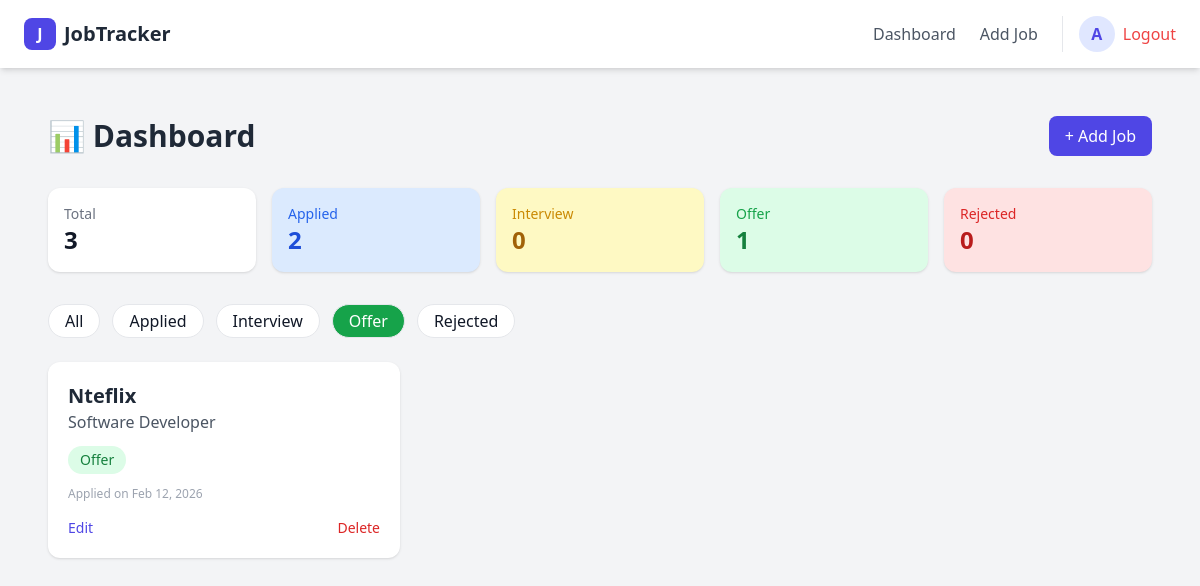
Page /?status=Offer (signed in) on the committed database.
### applications/models.py (models this page shows, shortened)
class JobApplication(models.Model):
    STATUS_CHOICES = [
        ('Applied', 'Applied'),
        ('Interview', 'Interview'),
        ('Offer', 'Offer'),
        ('Rejected', 'Rejected'),
    ]
    user = models.ForeignKey(User, on_delete=models.CASCADE)
    company = models.CharField(max_length=200)
    position = models.CharField(max_length=200)
    status = models.CharField(max_length=20, choices=STATUS_CHOICES, default='Applied')
    applied_date = models.DateTimeField(auto_now_add=True)

### applications/views.py (the view)
# urls.py: path('', views.dashboard, name='dashboard'),
@login_required(login_url='login')
def dashboard(request):
    jobs = JobApplication.objects.filter(user=request.user)
    status_filter = request.GET.get("status")
    if status_filter:
        jobs = jobs.filter(status=status_filter)
    total = JobApplication.objects.filter(user=request.user).count()
    applied = JobApplication.objects.filter(user=request.user, status="Applied").count()
    interview = JobApplication.objects.filter(user=request.user, status="Interview").count()
    offer = JobApplication.objects.filter(user=request.user, status="Offer").count()
    rejected = JobApplication.objects.filter(user=request.user, status="Rejected").count()
    context = {
        "jobs": jobs,
        "total": total,
        "applied": applied,
        "interview": interview,
        "offer": offer,
        "rejected": rejected,
        "current_status": status_filter
    }
    return render(request, "dashboard.html", context)

### applications/templates/dashboard.html
{% extends "base.html" %}
{% block content %}
<div class="min-h-screen bg-gray-100 p-6">
    <div class="flex justify-between items-center mb-8">
        <h1 class="text-3xl font-bold text-gray-800">
            📊 Dashboard
        </h1>
        <a href="{% url 'add_job' %}"
           class="bg-indigo-600 text-white px-4 py-2 rounded-lg hover:bg-indigo-700 transition">
           + Add Job
        </a>
    </div>
    <div class="grid grid-cols-1 md:grid-cols-5 gap-4 mb-8">
        <div class="bg-white p-4 rounded-xl shadow">
            <p class="text-gray-500 text-sm">Total</p>
            <h2 class="text-2xl font-bold">{{ total }}</h2>
        </div>
        <div class="bg-blue-100 p-4 rounded-xl shadow">
            <p class="text-blue-600 text-sm">Applied</p>
            <h2 class="text-2xl font-bold text-blue-700">{{ applied }}</h2>
        </div>
        <div class="bg-yellow-100 p-4 rounded-xl shadow">
            <p class="text-yellow-600 text-sm">Interview</p>
            <h2 class="text-2xl font-bold text-yellow-700">{{ interview }}</h2>
        </div>
        <div class="bg-green-100 p-4 rounded-xl shadow">
            <p class="text-green-600 text-sm">Offer</p>
            <h2 class="text-2xl font-bold text-green-700">{{ offer }}</h2>
        </div>
        <div class="bg-red-100 p-4 rounded-xl shadow">
            <p class="text-red-600 text-sm">Rejected</p>
            <h2 class="text-2xl font-bold text-red-700">{{ rejected }}</h2>
        </div>
    </div>
    <div class="flex flex-wrap gap-3 mb-6">
    <a href="{% url 'dashboard' %}"
       class="px-4 py-1 rounded-full border
       {% if not current_status %} bg-indigo-600 text-white {% else %} bg-white {% endif %}">
        All
    </a>
    <a href="?status=Applied"
       class="px-4 py-1 rounded-full border
       {% if current_status == 'Applied' %} bg-blue-600 text-white {% else %} bg-white {% endif %}">
        Applied
    </a>
    <a href="?status=Interview"
       class="px-4 py-1 rounded-full border
       {% if current_status == 'Interview' %} bg-yellow-500 text-white {% else %} bg-white {% endif %}">
        Interview
    </a>
    <a href="?status=Offer"
       class="px-4 py-1 rounded-full border
       {% if current_status == 'Offer' %} bg-green-600 text-white {% else %} bg-white {% endif %}">
        Offer
    </a>
    <a href="?status=Rejected"
       class="px-4 py-1 rounded-full border
       {% if current_status == 'Rejected' %} bg-red-600 text-white {% else %} bg-white {% endif %}">
        Rejected
    </a>
</div>
    <div class="grid grid-cols-1 md:grid-cols-2 lg:grid-cols-3 gap-6">
        {% for job in jobs %}
        <div class="bg-white p-5 rounded-xl shadow hover:shadow-lg transition duration-200">
            <h3 class="text-xl font-semibold text-gray-800">
                {{ job.company }}
            </h3>
            <p class="text-gray-600">{{ job.position }}</p>
            <span class="
                inline-block mt-3 px-3 py-1 text-sm rounded-full
                {% if job.status == 'Applied' %} bg-blue-100 text-blue-700
                {% elif job.status == 'Interview' %} bg-yellow-100 text-yellow-700
                {% elif job.status == 'Offer' %} bg-green-100 text-green-700
                {% elif job.status == 'Rejected' %} bg-red-100 text-red-700
                {% endif %}
            ">
                {{ job.status }}
            </span>
            <p class="text-xs text-gray-400 mt-3">
                Applied on {{ job.applied_date|date:"M d, Y" }}
            </p>
            <div class="flex justify-between mt-4">
                <a href="{% url 'edit_job' job.id %}"
                   class="text-indigo-600 hover:underline text-sm">
                   Edit
                </a>
                <a href="{% url 'delete_job' job.id %}"
                   class="text-red-600 hover:underline text-sm">
                   Delete
                </a>
            </div>
        </div>
        {% empty %}
            <p>No Job Applications Yet 🚀</p>
        {% endfor %}
    </div>
</div>
{% endblock %}

### applications/templates/base.html (shortened to what this page needs)
<!DOCTYPE html>
<html lang="en">
<head>
    <script src="https://cdn.tailwindcss.com"></script>
</head>
<body class="bg-gray-100 text-gray-900">
  <nav class="bg-white shadow-md">
    <div class="max-w-7xl mx-auto px-6 py-4 flex justify-between items-center">
        <div class="flex items-center gap-2">
            <div class="w-8 h-8 bg-indigo-600 rounded-lg flex items-center justify-center text-white font-bold">
                J
            </div>
            <span class="text-xl font-semibold text-gray-800">
                JobTracker
            </span>
        </div>
        {% if request.user.is_authenticated %}
        <div class="flex items-center gap-6">
            <a href="{% url 'dashboard' %}"
               class="text-gray-600 hover:text-indigo-600 font-medium transition">
                Dashboard
            </a>
            <a href="{% url 'add_job' %}"
               class="text-gray-600 hover:text-indigo-600 font-medium transition">
                Add Job
            </a>
            <div class="flex items-center gap-2 border-l pl-4">
                <div class="w-9 h-9 rounded-full bg-indigo-100 flex items-center justify-center text-indigo-600 font-semibold">
                    {{ request.user.username|slice:":1"|upper }}
                </div>
                <a href="{% url 'logout' %}"
                   class="text-red-500 hover:text-red-600 font-medium">
                    Logout
                </a>
            </div>
        </div>
        {% endif %}
    </div>
</nav>
    <main class="max-w-7xl mx-auto px-6 py-6">
        {% block content %}
        {% endblock %}
    </main>
</body>
</html>

### rows in the picture
JobApplication: company "Nteflix", position "Software Developer", status "Offer", applied_date "Feb 12, 2026"

### other values in the picture
{{ request.user.username|slice:":1"|upper }} "A"
{{ total }} "3"
{{ applied }} "2"
{{ interview }} "0"
{{ offer }} "1"
{{ rejected }} "0"
